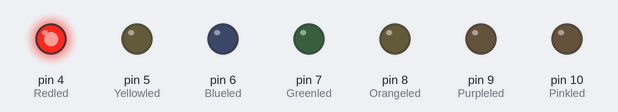
Bench run of a sketch on a simulated Arduino Uno, built with avr-gcc and run on an emulated ATmega328P. On the bench: output pins drawn as LEDs (lit = HIGH).

Above: at 0.1 s.
At 0.9 s:
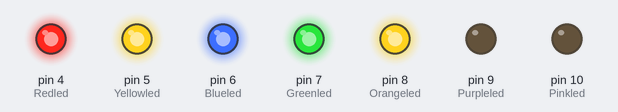
At 1.5 s:
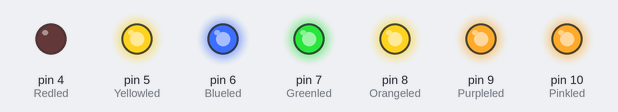
At 3.1 s:
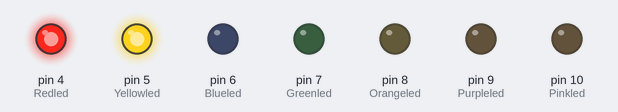
At 4.7 s:
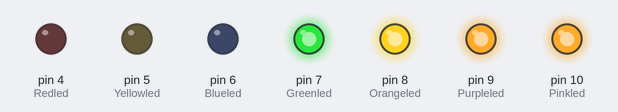
At 6.3 s:
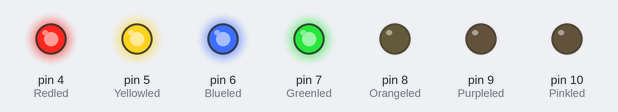
Timing chart, 0 to 6.6 s (numbered marks = the images above):
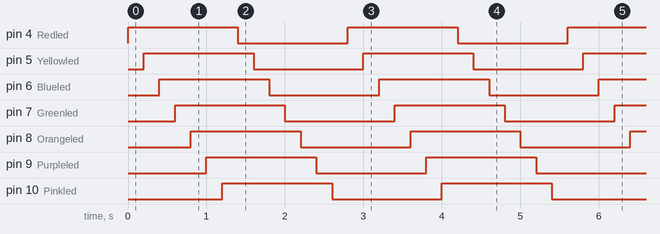

The sketch:

sketch_jun03Assending_led.ino
```cpp
const int Redled = 4;
const int Yellowled = 5;
const int Blueled = 6;
const int Greenled = 7;
const int Orangeled = 8;
const int Purpleled = 9;
const int Pinkled = 10;
void setup() {
  // put your setup code here, to run once:

 pinMode(Redled,OUTPUT);
 pinMode(Yellowled,OUTPUT);
 pinMode(Blueled,OUTPUT);
 pinMode(Greenled,OUTPUT);
 pinMode(Orangeled,OUTPUT);
 pinMode(Purpleled,OUTPUT);
 pinMode(Pinkled,OUTPUT);

}

void loop() {

  digitalWrite(Redled,HIGH);
  delay(200);
  digitalWrite(Yellowled,HIGH);
  delay(200);
  digitalWrite(Blueled,HIGH);
  delay(200);
  digitalWrite(Greenled,HIGH);
  delay(200);
  digitalWrite(Orangeled,HIGH);
  delay(200);
  digitalWrite(Purpleled,HIGH);
  delay(200);
  digitalWrite(Pinkled,HIGH);
  delay(200);

  digitalWrite(Redled,LOW);
  delay(200);
  digitalWrite(Yellowled,LOW);
  delay(200);
  digitalWrite(Blueled,LOW);
  delay(200);
  digitalWrite(Greenled,LOW);
  delay(200);
  digitalWrite(Orangeled,LOW);
  delay(200);
  digitalWrite(Purpleled,LOW);
  delay(200);
  digitalWrite(Pinkled,LOW);
  delay(200);

}
```

Measured:
- by itself, pin 4 (Redled), pin 5 (Yellowled), pin 6 (Blueled), pin 7 (Greenled), pin 8 (Orangeled), pin 9 (Purpleled), pin 10 (Pinkled): alternates HIGH for 1.4 s and LOW for 1.4 s
- by itself, everything shown: repeats every 2.8 s, in 14 steps
